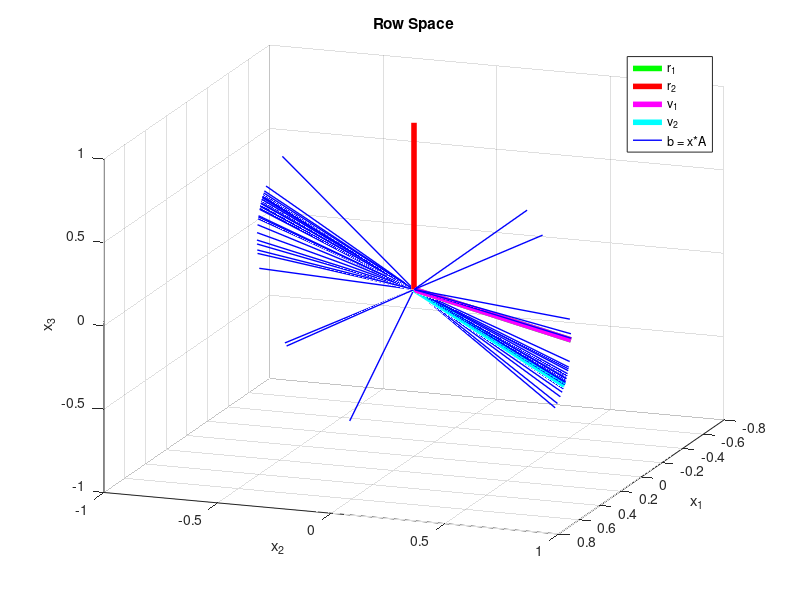
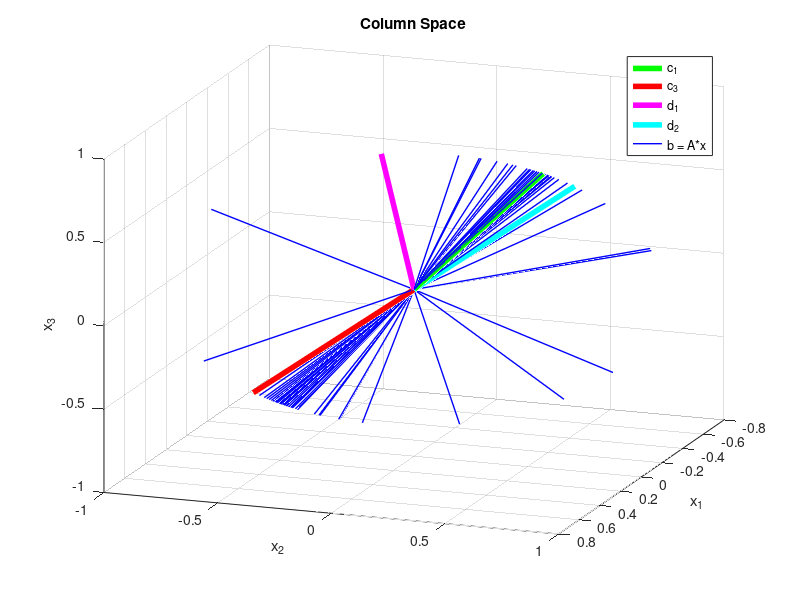

Source code (MATLAB) for these figures, in order:
%Visualize row/column spaces
%
%Christopher Lum
%lum@uw.edu

%Version History
%09/17/23: Created

clear
clc
close all

%Define matrix
A = [1 2 0;
    9 18 -6
    12 24 -6];

%% Row space
r1 = [1 2 0];
r2 = [0 0 1];

r1 = r1/norm(r1);
r2 = r2/norm(r2);

v1 = [1 2 0];
v2 = [9 18 -6];

v1 = v1/norm(v1);
v2 = v2/norm(v2);

%Visualize row space by randomly computing b = x*A
figure
hold on
plot3([0 r1(1)], [0 r1(2)], [0 r1(3)], 'g-', 'LineWidth', 4)
plot3([0 r2(1)], [0 r2(2)], [0 r2(3)], 'r-', 'LineWidth', 4)

plot3([0 v1(1)], [0 v1(2)], [0 v1(3)], 'm-', 'LineWidth', 4)
plot3([0 v2(1)], [0 v2(2)], [0 v2(3)], 'c-', 'LineWidth', 4)

for k=1:100
    %Generate random x values in range [-1,1]
    x = 2*(rand(1,3) - 0.5);
    b = x*A;
    
    b = b/norm(b);
        
    plot3([0 b(1)], [0 b(2)], [0 b(3)], 'b-', 'LineWidth', 1)    
end

grid on
xlabel('x_1')
ylabel('x_2')
zlabel('x_3')
legend('r_1','r_2','v_1','v_2','b = x*A')
view([110 20])
title('Row Space')





%% Column space
c1 = [1;9;12];
c3 = [0;-6;-6];

c1 = c1/norm(c1);
c3 = c3/norm(c3);

d1 = [1;0;3];
d2 = [0;1;1];

d1 = d1/norm(d1);
d2 = d2/norm(d2);

%Visualize column space by randomly computing b = A*x
figure
hold on
plot3([0 c1(1)], [0 c1(2)], [0 c1(3)], 'g-', 'LineWidth', 4)
plot3([0 c3(1)], [0 c3(2)], [0 c3(3)], 'r-', 'LineWidth', 4)

plot3([0 d1(1)], [0 d1(2)], [0 d1(3)], 'm-', 'LineWidth', 4)
plot3([0 d2(1)], [0 d2(2)], [0 d2(3)], 'c-', 'LineWidth', 4)

for k=1:100
    %Generate random x values in range [-1,1]
    x = 2*(rand(3,1) - 0.5);
    b = A*x;
    
    b = b/norm(b);
        
    plot3([0 b(1)], [0 b(2)], [0 b(3)], 'b-', 'LineWidth', 1)    
end

grid on
xlabel('x_1')
ylabel('x_2')
zlabel('x_3')
legend('c_1','c_3','d_1','d_2','b = A*x')
view([110 20])
title('Column Space')

disp('DONE!')